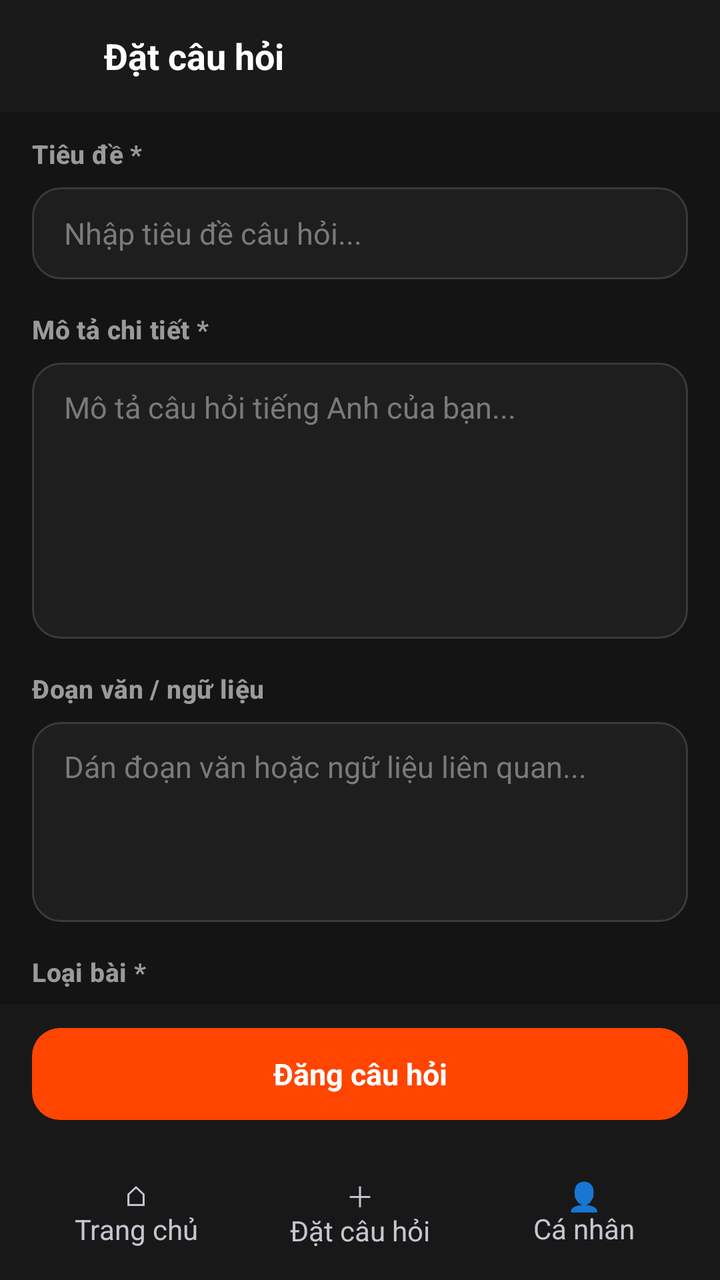
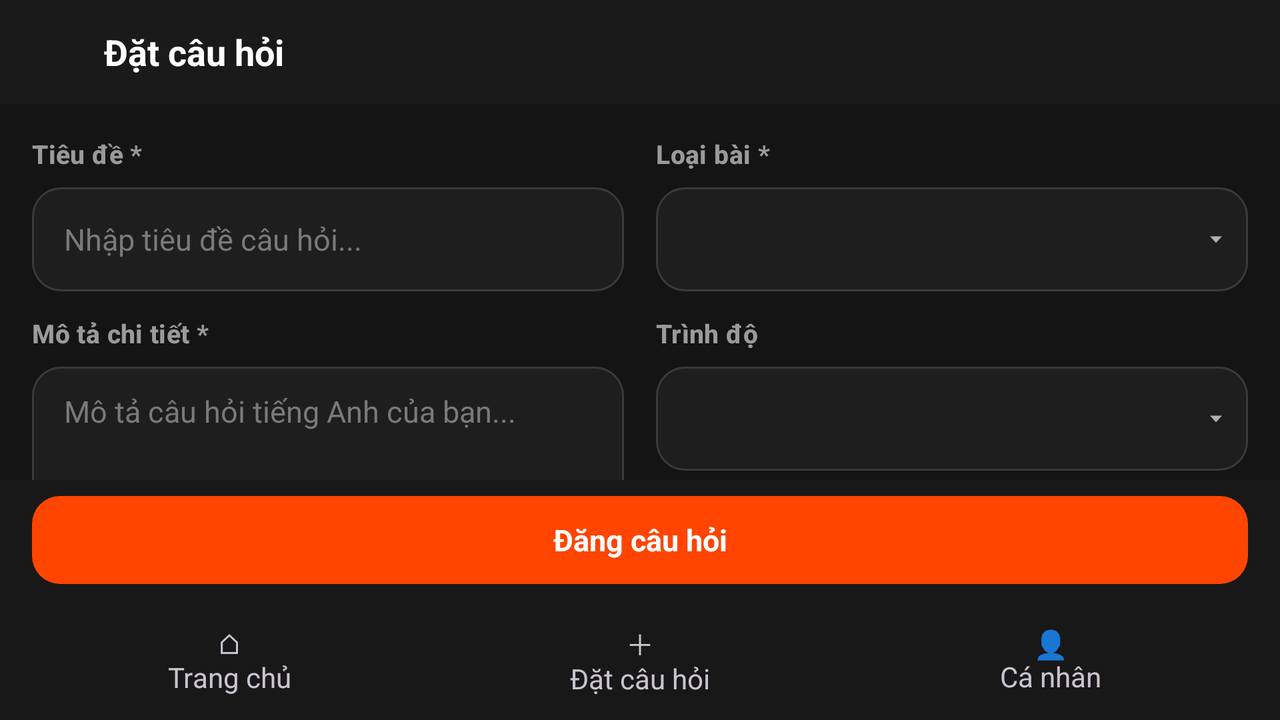

One screen, two layout resources from the same app: the default and the repository's alternative for another configuration. Each is rendered where Android would select it; the XML of both is given below.
<!-- AndroidManifest.xml: application theme Theme.EngQA -->
<!-- res/layout/activity_main.xml -->
<?xml version="1.0" encoding="utf-8"?>
<LinearLayout xmlns:android="http://schemas.android.com/apk/res/android"
    xmlns:tools="http://schemas.android.com/tools"
    android:id="@+id/main"
    android:layout_width="match_parent"
    android:layout_height="match_parent"
    android:background="@color/bg_screen"
    android:orientation="vertical"
    tools:context=".MainActivity">

    
    <LinearLayout
        android:layout_width="match_parent"
        android:layout_height="56dp"
        android:background="@color/bg_topbar"
        android:gravity="center_vertical"
        android:orientation="horizontal">

        <ImageView
            android:id="@+id/btnBack"
            android:layout_width="40dp"
            android:layout_height="40dp"
            android:layout_marginStart="6dp"
            android:background="?attr/selectableItemBackgroundBorderless"
            android:contentDescription="@string/back"
            android:padding="8dp"
            android:src="@drawable/ic_arrow_back" />

        <TextView
            android:layout_width="0dp"
            android:layout_height="wrap_content"
            android:layout_marginStart="6dp"
            android:layout_weight="1"
            android:text="@string/ask_title"
            android:textColor="@color/text_primary"
            android:textSize="18sp"
            android:textStyle="bold" />

        <TextView
            android:id="@+id/tvUploadStatus"
            android:layout_width="wrap_content"
            android:layout_height="wrap_content"
            android:layout_marginEnd="12dp"
            android:textColor="@color/accent_orange"
            android:textSize="12sp"
            android:visibility="gone" />
    </LinearLayout>

    <ScrollView
        android:layout_width="match_parent"
        android:layout_height="0dp"
        android:layout_weight="1"
        android:fillViewport="true"
        android:scrollbars="none">

        <LinearLayout
            android:layout_width="match_parent"
            android:layout_height="wrap_content"
            android:orientation="vertical"
            android:paddingStart="16dp"
            android:paddingTop="12dp"
            android:paddingEnd="16dp"
            android:paddingBottom="16dp">

            <TextView
                style="@style/FormLabel"
                android:text="@string/label_title" />

            <EditText
                android:id="@+id/etTitle"
                style="@style/FormInput"
                android:layout_height="46dp"
                android:hint="@string/hint_title"
                android:imeOptions="actionNext"
                android:inputType="textCapSentences"
                android:maxLines="1" />

            <TextView
                style="@style/FormLabel"
                android:layout_marginTop="16dp"
                android:text="@string/label_description" />

            <EditText
                android:id="@+id/etDescription"
                style="@style/FormInput"
                android:layout_height="138dp"
                android:gravity="top|start"
                android:hint="@string/hint_description"
                android:inputType="textMultiLine|textCapSentences"
                android:paddingTop="12dp" />

            <TextView
                style="@style/FormLabel"
                android:layout_marginTop="16dp"
                android:text="@string/label_passage" />

            <EditText
                android:id="@+id/etPassage"
                style="@style/FormInput"
                android:layout_height="100dp"
                android:gravity="top|start"
                android:hint="@string/hint_passage"
                android:inputType="textMultiLine"
                android:paddingTop="12dp" />

            <TextView
                style="@style/FormLabel"
                android:layout_marginTop="16dp"
                android:text="@string/label_type" />

            <FrameLayout
                android:layout_width="match_parent"
                android:layout_height="46dp"
                android:background="@drawable/bg_input">

                <Spinner
                    android:id="@+id/spinnerTag"
                    android:layout_width="match_parent"
                    android:layout_height="match_parent"
                    android:background="@null"
                    android:dropDownVerticalOffset="46dp"
                    android:paddingStart="4dp"
                    android:paddingEnd="32dp"
                    android:popupBackground="@color/bg_card" />

                <ImageView
                    android:layout_width="8dp"
                    android:layout_height="8dp"
                    android:layout_gravity="center_vertical|end"
                    android:layout_marginEnd="12dp"
                    android:importantForAccessibility="no"
                    android:src="@drawable/ic_dropdown_arrow" />
            </FrameLayout>

            <TextView
                style="@style/FormLabel"
                android:layout_marginTop="16dp"
                android:text="@string/label_level" />

            <FrameLayout
                android:layout_width="match_parent"
                android:layout_height="46dp"
                android:background="@drawable/bg_input">

                <Spinner
                    android:id="@+id/spinnerLevel"
                    android:layout_width="match_parent"
                    android:layout_height="match_parent"
                    android:background="@null"
                    android:dropDownVerticalOffset="46dp"
                    android:paddingStart="4dp"
                    android:paddingEnd="32dp"
                    android:popupBackground="@color/bg_card" />

                <ImageView
                    android:layout_width="8dp"
                    android:layout_height="8dp"
                    android:layout_gravity="center_vertical|end"
                    android:layout_marginEnd="12dp"
                    android:importantForAccessibility="no"
                    android:src="@drawable/ic_dropdown_arrow" />
            </FrameLayout>

            <TextView
                style="@style/FormLabel"
                android:layout_marginTop="20dp"
                android:text="@string/label_images" />

            <LinearLayout
                android:layout_width="match_parent"
                android:layout_height="wrap_content"
                android:orientation="horizontal">

                <TextView
                    android:id="@+id/btnAttachImage"
                    style="@style/OutlineButton"
                    android:layout_marginEnd="6dp"
                    android:text="@string/btn_attach_image" />

                <TextView
                    android:id="@+id/btnTakePhoto"
                    style="@style/OutlineButton"
                    android:layout_marginStart="6dp"
                    android:text="@string/btn_take_photo" />
            </LinearLayout>

            <androidx.recyclerview.widget.RecyclerView
                android:id="@+id/recyclerAttachments"
                android:layout_width="match_parent"
                android:layout_height="wrap_content"
                android:layout_marginTop="10dp"
                android:orientation="horizontal"
                android:scrollbars="none" />

            <TextView
                android:layout_width="wrap_content"
                android:layout_height="wrap_content"
                android:layout_marginTop="6dp"
                android:text="@string/image_note"
                android:textColor="@color/text_secondary"
                android:textSize="12sp" />

            <TextView
                style="@style/FormLabel"
                android:layout_marginTop="16dp"
                android:text="@string/label_audio" />

            <LinearLayout
                android:layout_width="match_parent"
                android:layout_height="wrap_content"
                android:orientation="horizontal">

                <TextView
                    android:id="@+id/btnAddAudio"
                    style="@style/OutlineButton"
                    android:layout_marginEnd="6dp"
                    android:text="@string/btn_add_audio" />

                <TextView
                    android:id="@+id/btnRecordAudio"
                    style="@style/OutlineButton"
                    android:layout_marginStart="6dp"
                    android:text="@string/btn_record_audio" />
            </LinearLayout>

            <com.example.engqa.ui.AudioPlayerView
                android:id="@+id/audioPlayer"
                android:layout_width="match_parent"
                android:layout_height="48dp"
                android:layout_marginTop="10dp" />

            <TextView
                android:layout_width="wrap_content"
                android:layout_height="wrap_content"
                android:layout_marginTop="6dp"
                android:text="@string/audio_note"
                android:textColor="@color/text_secondary"
                android:textSize="12sp" />
        </LinearLayout>
    </ScrollView>

    
    <FrameLayout
        android:layout_width="match_parent"
        android:layout_height="wrap_content"
        android:background="@drawable/bg_bottom_bar"
        android:paddingStart="16dp"
        android:paddingTop="12dp"
        android:paddingEnd="16dp"
        android:paddingBottom="12dp">

        <TextView
            android:id="@+id/btnPostQuestion"
            android:layout_width="match_parent"
            android:layout_height="46dp"
            android:background="@drawable/bg_button_primary"
            android:clickable="true"
            android:focusable="true"
            android:gravity="center"
            android:text="@string/btn_post_question"
            android:textColor="@color/white"
            android:textSize="15sp"
            android:textStyle="bold" />
    </FrameLayout>

    <include
        android:id="@+id/bottomNav"
        layout="@layout/view_bottom_nav"
        android:layout_width="match_parent"
        android:layout_height="68dp" />
</LinearLayout>
<!-- res/layout/view_bottom_nav.xml (included above) -->
<?xml version="1.0" encoding="utf-8"?>
<LinearLayout xmlns:android="http://schemas.android.com/apk/res/android"
    android:layout_width="match_parent"
    android:layout_height="68dp"
    android:background="@drawable/bg_bottom_bar"
    android:gravity="center_vertical"
    android:orientation="horizontal"
    android:paddingStart="12dp"
    android:paddingEnd="12dp">

    <TextView
        android:id="@+id/navHome"
        style="@style/HomeNavItem"
        android:text="⌂\nTrang chủ" />

    <TextView
        android:id="@+id/navAsk"
        style="@style/HomeNavItem"
        android:text="＋\nĐặt câu hỏi" />

    <TextView
        android:id="@+id/navProfile"
        style="@style/HomeNavItem"
        android:text="👤\nCá nhân" />
</LinearLayout>
<!-- resources referenced by this layout -->
<resources>
  <color name="accent_orange">#FFFF4500</color>
  <color name="bg_card">#FF1C1C1C</color>
  <color name="bg_screen">#FF141414</color>
  <color name="bg_topbar">#FF1A1A1A</color>
  <color name="text_primary">#FFFFFFFF</color>
  <color name="text_secondary">#FF9A9A9A</color>
  <color name="white">#FFFFFFFF</color>
  <!-- drawable bg_bottom_bar (drawable) -->
  <?xml version="1.0" encoding="utf-8"?>
  <shape xmlns:android="http://schemas.android.com/apk/res/android" android:shape="rectangle">
      <solid android:color="@color/bg_bottom_bar" />
  </shape>
  <!-- drawable bg_button_primary (drawable) -->
  <?xml version="1.0" encoding="utf-8"?>
  <ripple xmlns:android="http://schemas.android.com/apk/res/android"
      android:color="#33000000">
      <item>
          <shape android:shape="rectangle">
              <solid android:color="@color/accent_orange" />
              <corners android:radius="@dimen/radius_m" />
          </shape>
      </item>
  </ripple>
  <!-- drawable ic_dropdown_arrow (drawable) -->
  <vector xmlns:android="http://schemas.android.com/apk/res/android"
      android:width="8dp" android:height="8dp"
      android:viewportWidth="8" android:viewportHeight="8">
      <path android:fillColor="#FFB0B0B0" android:pathData="M1,2.5L7,2.5L4,5.8z" />
  </vector>
  <string name="ask_title">Đặt câu hỏi</string>
  <string name="audio_note">MP3/M4A/AAC/WAV, tối đa ~120 giây (≈450KB)</string>
  <string name="back">Quay lại</string>
  <string name="btn_add_audio">Thêm âm thanh</string>
  <string name="btn_attach_image">Đính kèm ảnh</string>
  <string name="btn_post_question">Đăng câu hỏi</string>
  <string name="btn_record_audio">Ghi âm</string>
  <string name="btn_take_photo">Chụp ảnh</string>
  <string name="hint_description">Mô tả câu hỏi tiếng Anh của bạn...</string>
  <string name="hint_passage">Dán đoạn văn hoặc ngữ liệu liên quan...</string>
  <string name="hint_title">Nhập tiêu đề câu hỏi...</string>
  <string name="image_note">JPG/PNG; ảnh được nén tự động, tối đa 5 ảnh</string>
  <string name="label_audio">Âm thanh (không bắt buộc)</string>
  <string name="label_description">Mô tả chi tiết *</string>
  <string name="label_images">Hình ảnh (không bắt buộc)</string>
  <string name="label_level">Trình độ</string>
  <string name="label_passage">Đoạn văn / ngữ liệu</string>
  <string name="label_title">Tiêu đề *</string>
  <string name="label_type">Loại bài *</string>
  <style name="HomeNavItem">
          <item name="android:layout_width">0dp</item>
          <item name="android:layout_height">match_parent</item>
          <item name="android:layout_weight">1</item>
          <item name="android:gravity">center</item>
          <item name="android:orientation">vertical</item>
          <item name="android:clickable">true</item>
          <item name="android:focusable">true</item>
      </style>
  <style name="Theme.EngQA" parent="Base.Theme.EngQA" />
  <color name="bg_bottom_bar">#FF181818</color>
  <dimen name="radius_m">14dp</dimen>
  <color name="bg_input">#FF1E1E1E</color>
  <color name="border_input">#FF3A3A3A</color>
  <dimen name="input_height">52dp</dimen>
  <color name="text_hint">#FF7A7A7A</color>
  <style name="TextAppearance.EngQA.Label" parent="TextAppearance.Material3.LabelLarge">
          <item name="android:textSize">13sp</item>
          <item name="android:textStyle">bold</item>
          <item name="android:letterSpacing">0.01</item>
          <item name="android:textColor">@color/text_secondary</item>
      </style>
  <style name="Base.Theme.EngQA" parent="Theme.Material3.Dark.NoActionBar">
          <item name="android:windowBackground">@color/bg_screen</item>
          <item name="android:statusBarColor">@color/bg_topbar</item>
          <item name="android:navigationBarColor">@color/bg_bottom_bar</item>
          <item name="colorPrimary">@color/accent_orange</item>
      </style>
  <!-- some entries are left out for length -->
</resources>
<!-- res/layout-land/activity_main.xml (the repository's variant of the layout above) -->
<!-- drawn on the phone turned sideways -->
<?xml version="1.0" encoding="utf-8"?>
<LinearLayout xmlns:android="http://schemas.android.com/apk/res/android"
    xmlns:tools="http://schemas.android.com/tools"
    android:id="@+id/main"
    android:layout_width="match_parent"
    android:layout_height="match_parent"
    android:background="@color/bg_screen"
    android:orientation="vertical"
    tools:context=".MainActivity">

    <LinearLayout
        android:layout_width="match_parent"
        android:layout_height="52dp"
        android:background="@color/bg_topbar"
        android:gravity="center_vertical"
        android:orientation="horizontal">

        <ImageView
            android:id="@+id/btnBack"
            android:layout_width="40dp"
            android:layout_height="40dp"
            android:layout_marginStart="6dp"
            android:background="?attr/selectableItemBackgroundBorderless"
            android:contentDescription="@string/back"
            android:padding="8dp"
            android:src="@drawable/ic_arrow_back" />

        <TextView
            android:layout_width="0dp"
            android:layout_height="wrap_content"
            android:layout_marginStart="6dp"
            android:layout_weight="1"
            android:text="@string/ask_title"
            android:textColor="@color/text_primary"
            android:textSize="18sp"
            android:textStyle="bold" />

        <TextView
            android:id="@+id/tvUploadStatus"
            android:layout_width="wrap_content"
            android:layout_height="wrap_content"
            android:layout_marginEnd="12dp"
            android:textColor="@color/accent_orange"
            android:textSize="12sp"
            android:visibility="gone" />
    </LinearLayout>

    <ScrollView
        android:layout_width="match_parent"
        android:layout_height="0dp"
        android:layout_weight="1"
        android:fillViewport="true"
        android:scrollbars="none">

        <LinearLayout
            android:layout_width="match_parent"
            android:layout_height="wrap_content"
            android:baselineAligned="false"
            android:orientation="horizontal"
            android:padding="16dp">

            
            <LinearLayout
                android:layout_width="0dp"
                android:layout_height="wrap_content"
                android:layout_marginEnd="8dp"
                android:layout_weight="1"
                android:orientation="vertical">

                <TextView
                    style="@style/FormLabel"
                    android:text="@string/label_title" />

                <EditText
                    android:id="@+id/etTitle"
                    style="@style/FormInput"
                    android:layout_height="@dimen/input_height"
                    android:hint="@string/hint_title"
                    android:inputType="textCapSentences"
                    android:maxLines="1" />

                <TextView
                    style="@style/FormLabel"
                    android:layout_marginTop="12dp"
                    android:text="@string/label_description" />

                <EditText
                    android:id="@+id/etDescription"
                    style="@style/FormInput"
                    android:layout_height="120dp"
                    android:gravity="top|start"
                    android:hint="@string/hint_description"
                    android:inputType="textMultiLine|textCapSentences"
                    android:paddingTop="12dp" />

                <TextView
                    style="@style/FormLabel"
                    android:layout_marginTop="12dp"
                    android:text="@string/label_passage" />

                <EditText
                    android:id="@+id/etPassage"
                    style="@style/FormInput"
                    android:layout_height="90dp"
                    android:gravity="top|start"
                    android:hint="@string/hint_passage"
                    android:inputType="textMultiLine"
                    android:paddingTop="12dp" />
            </LinearLayout>

            
            <LinearLayout
                android:layout_width="0dp"
                android:layout_height="wrap_content"
                android:layout_marginStart="8dp"
                android:layout_weight="1"
                android:orientation="vertical">

                <TextView
                    style="@style/FormLabel"
                    android:text="@string/label_type" />

                <FrameLayout
                    android:layout_width="match_parent"
                    android:layout_height="@dimen/input_height"
                    android:background="@drawable/bg_input">

                    <Spinner
                        android:id="@+id/spinnerTag"
                        android:layout_width="match_parent"
                        android:layout_height="match_parent"
                        android:background="@null"
                        android:dropDownVerticalOffset="46dp"
                        android:paddingStart="4dp"
                        android:paddingEnd="32dp"
                        android:popupBackground="@color/bg_card" />

                    <ImageView
                        android:layout_width="8dp"
                        android:layout_height="8dp"
                        android:layout_gravity="center_vertical|end"
                        android:layout_marginEnd="12dp"
                        android:importantForAccessibility="no"
                        android:src="@drawable/ic_dropdown_arrow" />
                </FrameLayout>

                <TextView
                    style="@style/FormLabel"
                    android:layout_marginTop="12dp"
                    android:text="@string/label_level" />

                <FrameLayout
                    android:layout_width="match_parent"
                    android:layout_height="@dimen/input_height"
                    android:background="@drawable/bg_input">

                    <Spinner
                        android:id="@+id/spinnerLevel"
                        android:layout_width="match_parent"
                        android:layout_height="match_parent"
                        android:background="@null"
                        android:dropDownVerticalOffset="46dp"
                        android:paddingStart="4dp"
                        android:paddingEnd="32dp"
                        android:popupBackground="@color/bg_card" />

                    <ImageView
                        android:layout_width="8dp"
                        android:layout_height="8dp"
                        android:layout_gravity="center_vertical|end"
                        android:layout_marginEnd="12dp"
                        android:importantForAccessibility="no"
                        android:src="@drawable/ic_dropdown_arrow" />
                </FrameLayout>

                <TextView
                    style="@style/FormLabel"
                    android:layout_marginTop="12dp"
                    android:text="@string/label_images" />

                <LinearLayout
                    android:layout_width="match_parent"
                    android:layout_height="wrap_content"
                    android:orientation="horizontal">

                    <TextView
                        android:id="@+id/btnAttachImage"
                        style="@style/OutlineButton"
                        android:layout_marginEnd="4dp"
                        android:text="@string/btn_attach_image" />

                    <TextView
                        android:id="@+id/btnTakePhoto"
                        style="@style/OutlineButton"
                        android:layout_marginStart="4dp"
                        android:text="@string/btn_take_photo" />
                </LinearLayout>

                <androidx.recyclerview.widget.RecyclerView
                    android:id="@+id/recyclerAttachments"
                    android:layout_width="match_parent"
                    android:layout_height="wrap_content"
                    android:layout_marginTop="8dp"
                    android:orientation="horizontal"
                    android:scrollbars="none" />

                <TextView
                    style="@style/FormLabel"
                    android:layout_marginTop="12dp"
                    android:text="@string/label_audio" />

                <LinearLayout
                    android:layout_width="match_parent"
                    android:layout_height="wrap_content"
                    android:orientation="horizontal">

                    <TextView
                        android:id="@+id/btnAddAudio"
                        style="@style/OutlineButton"
                        android:layout_marginEnd="4dp"
                        android:text="@string/btn_add_audio" />

                    <TextView
                        android:id="@+id/btnRecordAudio"
                        style="@style/OutlineButton"
                        android:layout_marginStart="4dp"
                        android:text="@string/btn_record_audio" />
                </LinearLayout>

                <com.example.engqa.ui.AudioPlayerView
                    android:id="@+id/audioPlayer"
                    android:layout_width="match_parent"
                    android:layout_height="48dp"
                    android:layout_marginTop="8dp" />
            </LinearLayout>
        </LinearLayout>
    </ScrollView>

    <FrameLayout
        android:layout_width="match_parent"
        android:layout_height="wrap_content"
        android:background="@drawable/bg_bottom_bar"
        android:paddingStart="16dp"
        android:paddingTop="8dp"
        android:paddingEnd="16dp"
        android:paddingBottom="8dp">

        <TextView
            android:id="@+id/btnPostQuestion"
            android:layout_width="match_parent"
            android:layout_height="44dp"
            android:background="@drawable/bg_button_primary"
            android:clickable="true"
            android:focusable="true"
            android:gravity="center"
            android:text="@string/btn_post_question"
            android:textColor="@color/white"
            android:textSize="15sp"
            android:textStyle="bold" />
    </FrameLayout>

    <include
        android:id="@+id/bottomNav"
        layout="@layout/view_bottom_nav"
        android:layout_width="match_parent"
        android:layout_height="60dp" />
</LinearLayout>
<!-- resources referenced by the variant -->
<!-- as the phone turned sideways resolves them -->
<resources>
  <color name="accent_orange">#FFFF4500</color>
  <color name="bg_card">#FF1C1C1C</color>
  <color name="bg_screen">#FF141414</color>
  <color name="bg_topbar">#FF1A1A1A</color>
  <color name="text_primary">#FFFFFFFF</color>
  <color name="white">#FFFFFFFF</color>
  <dimen name="input_height">52dp</dimen>
  <!-- drawable bg_bottom_bar (drawable) -->
  <?xml version="1.0" encoding="utf-8"?>
  <shape xmlns:android="http://schemas.android.com/apk/res/android" android:shape="rectangle">
      <solid android:color="@color/bg_bottom_bar" />
  </shape>
  <!-- drawable bg_button_primary (drawable) -->
  <?xml version="1.0" encoding="utf-8"?>
  <ripple xmlns:android="http://schemas.android.com/apk/res/android"
      android:color="#33000000">
      <item>
          <shape android:shape="rectangle">
              <solid android:color="@color/accent_orange" />
              <corners android:radius="@dimen/radius_m" />
          </shape>
      </item>
  </ripple>
  <!-- drawable ic_dropdown_arrow (drawable) -->
  <vector xmlns:android="http://schemas.android.com/apk/res/android"
      android:width="8dp" android:height="8dp"
      android:viewportWidth="8" android:viewportHeight="8">
      <path android:fillColor="#FFB0B0B0" android:pathData="M1,2.5L7,2.5L4,5.8z" />
  </vector>
  <string name="ask_title">Đặt câu hỏi</string>
  <string name="back">Quay lại</string>
  <string name="btn_add_audio">Thêm âm thanh</string>
  <string name="btn_attach_image">Đính kèm ảnh</string>
  <string name="btn_post_question">Đăng câu hỏi</string>
  <string name="btn_record_audio">Ghi âm</string>
  <string name="btn_take_photo">Chụp ảnh</string>
  <string name="hint_description">Mô tả câu hỏi tiếng Anh của bạn...</string>
  <string name="hint_passage">Dán đoạn văn hoặc ngữ liệu liên quan...</string>
  <string name="hint_title">Nhập tiêu đề câu hỏi...</string>
  <string name="label_audio">Âm thanh (không bắt buộc)</string>
  <string name="label_description">Mô tả chi tiết *</string>
  <string name="label_images">Hình ảnh (không bắt buộc)</string>
  <string name="label_level">Trình độ</string>
  <string name="label_passage">Đoạn văn / ngữ liệu</string>
  <string name="label_title">Tiêu đề *</string>
  <string name="label_type">Loại bài *</string>
  <style name="HomeNavItem">
          <item name="android:layout_width">0dp</item>
          <item name="android:layout_height">match_parent</item>
          <item name="android:layout_weight">1</item>
          <item name="android:gravity">center</item>
          <item name="android:orientation">vertical</item>
          <item name="android:clickable">true</item>
          <item name="android:focusable">true</item>
      </style>
  <style name="Theme.EngQA" parent="Base.Theme.EngQA" />
  <color name="bg_bottom_bar">#FF181818</color>
  <dimen name="radius_m">14dp</dimen>
  <color name="bg_input">#FF1E1E1E</color>
  <color name="border_input">#FF3A3A3A</color>
  <color name="text_hint">#FF7A7A7A</color>
  <style name="TextAppearance.EngQA.Label" parent="TextAppearance.Material3.LabelLarge">
          <item name="android:textSize">13sp</item>
          <item name="android:textStyle">bold</item>
          <item name="android:letterSpacing">0.01</item>
          <item name="android:textColor">@color/text_secondary</item>
      </style>
  <color name="text_secondary">#FF9A9A9A</color>
  <style name="Base.Theme.EngQA" parent="Theme.Material3.Dark.NoActionBar">
          <item name="android:windowBackground">@color/bg_screen</item>
          <item name="android:statusBarColor">@color/bg_topbar</item>
          <item name="android:navigationBarColor">@color/bg_bottom_bar</item>
          <item name="colorPrimary">@color/accent_orange</item>
      </style>
  <!-- some entries are left out for length -->
</resources>
